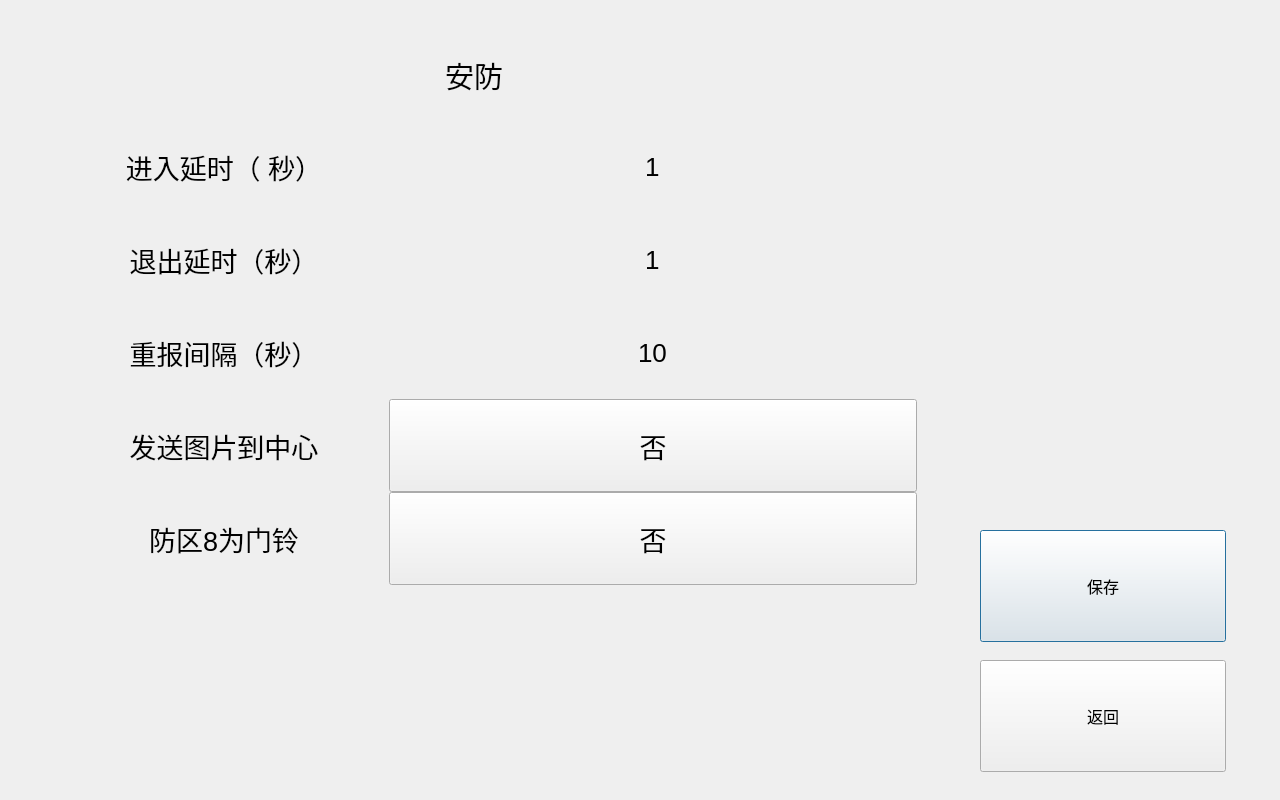
<?xml version="1.0" encoding="UTF-8"?>
<ui version="4.0">
 <class>SecurityParamSetDialog</class>
 <widget class="QDialog" name="SecurityParamSetDialog">
  <property name="geometry">
   <rect>
    <x>0</x>
    <y>0</y>
    <width>1280</width>
    <height>800</height>
   </rect>
  </property>
  <property name="windowTitle">
   <string>Dialog</string>
  </property>
  <widget class="CommonPushButton" name="pushButtonSecParaSetSave">
   <property name="geometry">
    <rect>
     <x>980</x>
     <y>530</y>
     <width>246</width>
     <height>112</height>
    </rect>
   </property>
   <property name="font">
    <font>
     <family>AlArabiya</family>
     <pointsize>12</pointsize>
    </font>
   </property>
   <property name="text">
    <string>保存</string>
   </property>
  </widget>
  <widget class="QFrame" name="framePanel">
   <property name="geometry">
    <rect>
     <x>59</x>
     <y>30</y>
     <width>858</width>
     <height>745</height>
    </rect>
   </property>
   <property name="styleSheet">
    <string notr="true"/>
   </property>
   <property name="frameShape">
    <enum>QFrame::NoFrame</enum>
   </property>
   <property name="frameShadow">
    <enum>QFrame::Raised</enum>
   </property>
  </widget>
  <widget class="CommonPushButton" name="pushButtonSecParaSetReturn">
   <property name="geometry">
    <rect>
     <x>980</x>
     <y>660</y>
     <width>246</width>
     <height>112</height>
    </rect>
   </property>
   <property name="font">
    <font>
     <family>AlArabiya</family>
     <pointsize>12</pointsize>
    </font>
   </property>
   <property name="text">
    <string>返回</string>
   </property>
  </widget>
  <widget class="QFrame" name="frameSecuritySetting">
   <property name="geometry">
    <rect>
     <x>59</x>
     <y>30</y>
     <width>858</width>
     <height>745</height>
    </rect>
   </property>
   <property name="styleSheet">
    <string notr="true"/>
   </property>
   <property name="frameShape">
    <enum>QFrame::NoFrame</enum>
   </property>
   <property name="frameShadow">
    <enum>QFrame::Raised</enum>
   </property>
  </widget>
  <widget class="QLabel" name="label_title">
   <property name="geometry">
    <rect>
     <x>219</x>
     <y>40</y>
     <width>510</width>
     <height>70</height>
    </rect>
   </property>
   <property name="font">
    <font>
     <pointsize>22</pointsize>
    </font>
   </property>
   <property name="styleSheet">
    <string notr="true"/>
   </property>
   <property name="text">
    <string>安防</string>
   </property>
   <property name="alignment">
    <set>Qt::AlignCenter</set>
   </property>
  </widget>
  <widget class="QLabel" name="label_securityset_1">
   <property name="geometry">
    <rect>
     <x>59</x>
     <y>120</y>
     <width>330</width>
     <height>93</height>
    </rect>
   </property>
   <property name="font">
    <font>
     <pointsize>-1</pointsize>
     <weight>50</weight>
     <italic>false</italic>
     <bold>false</bold>
    </font>
   </property>
   <property name="styleSheet">
    <string notr="true">font: 27px;</string>
   </property>
   <property name="text">
    <string>进入延时（ 秒）</string>
   </property>
   <property name="alignment">
    <set>Qt::AlignCenter</set>
   </property>
  </widget>
  <widget class="QLabel" name="label_securityset_2">
   <property name="geometry">
    <rect>
     <x>59</x>
     <y>213</y>
     <width>330</width>
     <height>93</height>
    </rect>
   </property>
   <property name="font">
    <font>
     <pointsize>-1</pointsize>
     <weight>50</weight>
     <italic>false</italic>
     <bold>false</bold>
    </font>
   </property>
   <property name="styleSheet">
    <string notr="true">font: 27px;</string>
   </property>
   <property name="text">
    <string>退出延时（秒）</string>
   </property>
   <property name="alignment">
    <set>Qt::AlignCenter</set>
   </property>
  </widget>
  <widget class="QLabel" name="label_securityset_3">
   <property name="geometry">
    <rect>
     <x>59</x>
     <y>306</y>
     <width>330</width>
     <height>93</height>
    </rect>
   </property>
   <property name="font">
    <font>
     <pointsize>-1</pointsize>
     <weight>50</weight>
     <italic>false</italic>
     <bold>false</bold>
    </font>
   </property>
   <property name="styleSheet">
    <string notr="true">font: 27px;</string>
   </property>
   <property name="text">
    <string>重报间隔（秒）</string>
   </property>
   <property name="alignment">
    <set>Qt::AlignCenter</set>
   </property>
  </widget>
  <widget class="QLabel" name="label_securityset_4">
   <property name="geometry">
    <rect>
     <x>59</x>
     <y>399</y>
     <width>330</width>
     <height>93</height>
    </rect>
   </property>
   <property name="font">
    <font>
     <pointsize>-1</pointsize>
     <weight>50</weight>
     <italic>false</italic>
     <bold>false</bold>
    </font>
   </property>
   <property name="styleSheet">
    <string notr="true">font: 27px;</string>
   </property>
   <property name="text">
    <string>发送图片到中心</string>
   </property>
   <property name="alignment">
    <set>Qt::AlignCenter</set>
   </property>
  </widget>
  <widget class="QLabel" name="label_securityset_5">
   <property name="geometry">
    <rect>
     <x>59</x>
     <y>492</y>
     <width>330</width>
     <height>93</height>
    </rect>
   </property>
   <property name="font">
    <font>
     <pointsize>-1</pointsize>
     <weight>50</weight>
     <italic>false</italic>
     <bold>false</bold>
    </font>
   </property>
   <property name="styleSheet">
    <string notr="true">font: 27px;</string>
   </property>
   <property name="text">
    <string>防区8为门铃</string>
   </property>
   <property name="alignment">
    <set>Qt::AlignCenter</set>
   </property>
  </widget>
  <widget class="MyLineEdit" name="lineEditEnterDelay">
   <property name="geometry">
    <rect>
     <x>389</x>
     <y>120</y>
     <width>528</width>
     <height>93</height>
    </rect>
   </property>
   <property name="font">
    <font>
     <pointsize>-1</pointsize>
     <weight>50</weight>
     <italic>false</italic>
     <bold>false</bold>
    </font>
   </property>
   <property name="focusPolicy">
    <enum>Qt::ClickFocus</enum>
   </property>
   <property name="styleSheet">
    <string notr="true">border: 0px;
background-color: transparent;
font: 26px</string>
   </property>
   <property name="text">
    <string>1</string>
   </property>
   <property name="maxLength">
    <number>10</number>
   </property>
   <property name="alignment">
    <set>Qt::AlignCenter</set>
   </property>
  </widget>
  <widget class="MyLineEdit" name="lineEditExitDelay">
   <property name="geometry">
    <rect>
     <x>389</x>
     <y>213</y>
     <width>528</width>
     <height>93</height>
    </rect>
   </property>
   <property name="font">
    <font>
     <pointsize>-1</pointsize>
     <weight>50</weight>
     <italic>false</italic>
     <bold>false</bold>
    </font>
   </property>
   <property name="focusPolicy">
    <enum>Qt::ClickFocus</enum>
   </property>
   <property name="styleSheet">
    <string notr="true">border: 0px;
background-color: transparent;
font: 26px</string>
   </property>
   <property name="text">
    <string>1</string>
   </property>
   <property name="maxLength">
    <number>10</number>
   </property>
   <property name="alignment">
    <set>Qt::AlignCenter</set>
   </property>
  </widget>
  <widget class="MyLineEdit" name="lineEditRepeatAlarmFilterInterval">
   <property name="geometry">
    <rect>
     <x>389</x>
     <y>306</y>
     <width>528</width>
     <height>93</height>
    </rect>
   </property>
   <property name="font">
    <font>
     <pointsize>-1</pointsize>
     <weight>50</weight>
     <italic>false</italic>
     <bold>false</bold>
    </font>
   </property>
   <property name="focusPolicy">
    <enum>Qt::ClickFocus</enum>
   </property>
   <property name="styleSheet">
    <string notr="true">border: 0px;
background-color: transparent;
font: 26px</string>
   </property>
   <property name="text">
    <string>10</string>
   </property>
   <property name="maxLength">
    <number>10</number>
   </property>
   <property name="alignment">
    <set>Qt::AlignCenter</set>
   </property>
  </widget>
  <widget class="CommonPushButton" name="pushButtonSecParaSetSendPic">
   <property name="geometry">
    <rect>
     <x>389</x>
     <y>399</y>
     <width>528</width>
     <height>93</height>
    </rect>
   </property>
   <property name="focusPolicy">
    <enum>Qt::StrongFocus</enum>
   </property>
   <property name="styleSheet">
    <string notr="true">font: 27px</string>
   </property>
   <property name="text">
    <string>否</string>
   </property>
  </widget>
  <widget class="CommonPushButton" name="pushButtonSecParaSetDefense">
   <property name="geometry">
    <rect>
     <x>389</x>
     <y>492</y>
     <width>528</width>
     <height>93</height>
    </rect>
   </property>
   <property name="focusPolicy">
    <enum>Qt::StrongFocus</enum>
   </property>
   <property name="styleSheet">
    <string notr="true">font: 27px</string>
   </property>
   <property name="text">
    <string>否</string>
   </property>
  </widget>
 </widget>
 <customwidgets>
  <customwidget>
   <class>CommonPushButton</class>
   <extends>QPushButton</extends>
   <header>commonpushbutton.h</header>
  </customwidget>
  <customwidget>
   <class>MyLineEdit</class>
   <extends>QLineEdit</extends>
   <header>mylineedit.h</header>
  </customwidget>
 </customwidgets>
 <tabstops>
  <tabstop>pushButtonSecParaSetSave</tabstop>
 </tabstops>
 <resources/>
 <connections/>
</ui>
